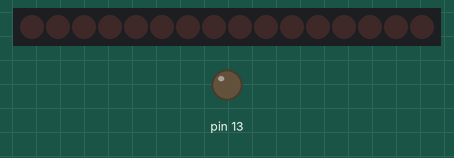
Recording of a sketch running on a simulated Arduino Uno, built with avr-gcc and run on an emulated ATmega328P. Parts: 16 shift-register outputs drawn as a row of LEDs (first output left, lit = HIGH), output pins drawn as LEDs (lit = HIGH). Wiring (inferred from the names in the program): 2 × shift register (74HC595): data pin 2; shift clock pin 3; latch pin 4; OE pin 6; MR pin 5. Wiring (inferred from the signals the program sends): row of LEDs: on Q0, Q1, Q2, Q3, Q4, Q5, Q6, Q7, Q8, Q9, Q10, Q11, Q12, Q13, Q14, Q15. Pins used as bus, display or sensor lines are not drawn.

Above: at 0.2 s.
At 1.8 s:
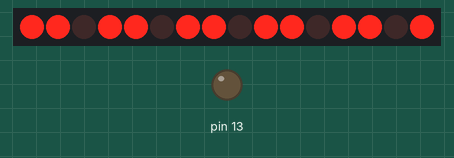
At 3.8 s:
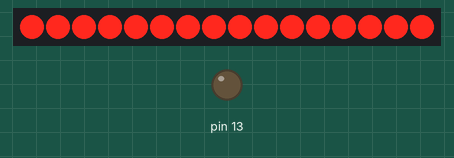
At 5.3 s:
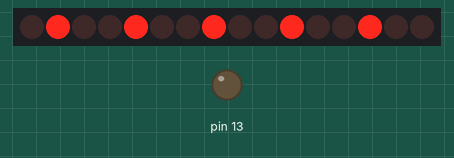
At 6.8 s:
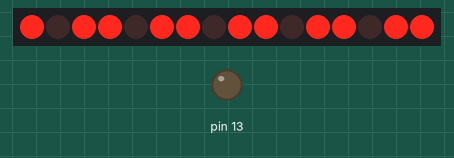
At 8.7 s:
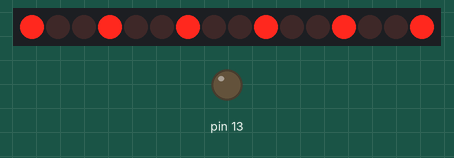
Timing chart, 0 to 10.4 s (numbered marks = the images above):
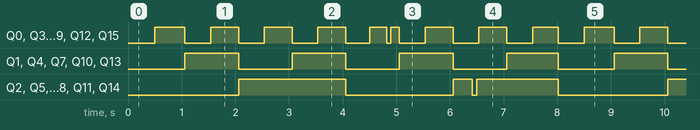

The sketch:

driver.ino
```cpp
#include <Arduino.h>
#include "TimerOne.h"

#include "driver.h"
#include "copilot.h"

uint8 taskDone = 1;
uint8 isrTriggered = 0;
uint8 missedTiming = 0;

void isr(void);

void setup()
{
  pinMode(13, OUTPUT);
  digitalWrite(13, LOW);

  pinMode(MR_PIN_NUM, OUTPUT);
  digitalWrite(MR_PIN_NUM, LOW);
  digitalWrite(MR_PIN_NUM, HIGH);

  pinMode(OE_PIN_NUM, OUTPUT);
  digitalWrite(OE_PIN_NUM, HIGH);

  pinMode(SEROUT_PIN_NUM, OUTPUT);
  digitalWrite(SEROUT_PIN_NUM, LOW);

  pinMode(SRCLK_PIN_NUM, OUTPUT);
  digitalWrite(SRCLK_PIN_NUM, LOW);

  pinMode(STORCLK_PIN_NUM, OUTPUT);
  digitalWrite(STORCLK_PIN_NUM, LOW);

  Timer1.initialize(1000);
  Timer1.attachInterrupt(isr);
}

void loop()
{
  if (isrTriggered)
  {
    isrTriggered = 0;
    step();
    taskDone = 1;
  }

  if (missedTiming)
  {
    digitalWrite(13, HIGH);
  }
}

void shiftOut(uint32 output)
{
  char shiftReg;
  char bitIndex;
  char outBit;
  char outputValue;

  //storage register low, clock low.
  CLEAR_PINS_0_7(STORCLK | SRCLK);

  for (shiftReg = 0; shiftReg < NUM_SHIFT_REGS; shiftReg++)
  {
    outputValue = output >> ((NUM_SHIFT_REGS - shiftReg - 1) * 8);

    for (bitIndex = 0; bitIndex < 8; bitIndex++)
    {
      outBit = 1 &
               (outputValue  >>
                (8 - bitIndex - 1));

      //Set serial input line.
      if (outBit)
      {
        SET_PINS_0_7(SEROUT);
      }
      else
      {
        CLEAR_PINS_0_7(SEROUT);
      }

      SET_PINS_0_7(SRCLK); //rising edge commits bit
      CLEAR_PINS_0_7(SRCLK); //go low on clock

      CLEAR_PINS_0_7(SEROUT); //from tutorial, prevents "bleed through"
    }
  }

  SET_PINS_0_7(OE);      //output off
  SET_PINS_0_7(STORCLK); //storage register commit bits
  CLEAR_PINS_0_7(OE);    //output enable
}

void isr(void)
{
  if (!taskDone)
  {
    missedTiming = 1;
  }
  isrTriggered = 1;
  taskDone = 0;
}
```

copilot.cpp
```cpp
#include <stdbool.h>
#include <stdint.h>


#include "copilot.h"


static uint64_t __global_clock = 0;


static const uint32_t __coverage_len = 1;
static uint32_t __coverage[1] = {0};
static uint32_t __coverage_index = 0;
struct {  /* state */
  struct {  /* copilot */
    uint32_t queue_buffer_str0[1];
    uint16_t queue_pointer_str0;
    uint32_t tmp0;
  } copilot;
} state =
{  /* state */
  {  /* copilot */
    /* queue_buffer_str0 */
    { 0UL
    },
    /* queue_pointer_str0 */  0,
    /* tmp0 */  0UL
  }
};

/* copilot.update_state_s0 */
static void __r1() {
  bool __0 = true;
  uint16_t __1 = state.copilot.queue_pointer_str0;
  uint16_t __2 = 0;
  uint16_t __3 = __1 + __2;
  uint16_t __4 = 1;
  uint16_t __5 = __3 % __4;
  uint32_t __6 = state.copilot.queue_buffer_str0[__5];
  uint32_t __7 = 1UL;
  uint32_t __8 = __6 + __7;
  if (__0) {
    __coverage[0] = __coverage[0] | (1 << 1);
  }
  state.copilot.tmp0 = __8;
}

/* copilot.fire_trigger_shiftOut */
static void __r0() {
  bool __0 = true;
  uint16_t __1 = state.copilot.queue_pointer_str0;
  uint16_t __2 = 0;
  uint16_t __3 = __1 + __2;
  uint16_t __4 = 1;
  uint16_t __5 = __3 % __4;
  uint32_t __6 = state.copilot.queue_buffer_str0[__5];
  uint32_t __7 = 20UL;
  uint32_t __8 = __6 % __7;
  uint32_t __9 = 40UL;
  uint32_t __10 = __6 / __9;
  uint32_t __11 = __10 % __9;
  uint32_t __12 = __11 / __7;
  uint32_t __13 = 0UL;
  bool __14 = __12 == __13;
  uint32_t __15 = __11 % __7;
  uint32_t __16 = __7 - __15;
  uint32_t __17 = __14 ? __11 : __16;
  bool __18 = __8 < __17;
  uint32_t __19 = 500UL;
  uint32_t __20 = __6 / __19;
  uint32_t __21 = __18 ? __20 : __13;
  uint32_t __22 = 3UL;
  uint32_t __23 = __21 << __22;
  uint32_t __24 = 7UL;
  uint32_t __25 = __21 & __24;
  uint32_t __26 = __23 | __25;
  uint32_t __27 = __26 << __22;
  uint32_t __28 = __27 | __25;
  uint32_t __29 = __28 << __22;
  uint32_t __30 = __29 | __25;
  uint32_t __31 = __30 << __22;
  uint32_t __32 = __31 | __25;
  uint32_t __33 = __32 << __22;
  uint32_t __34 = __33 | __25;
  uint32_t __35 = __34 << __22;
  uint32_t __36 = __35 | __25;
  uint32_t __37 = __36 << __22;
  uint32_t __38 = __37 | __25;
  uint32_t __39 = __38 << __22;
  uint32_t __40 = __39 | __25;
  uint32_t __41 = __40 << __22;
  uint32_t __42 = __41 | __25;
  uint32_t __43 = __42 << __22;
  uint32_t __44 = __43 | __25;
  uint32_t __45 = __44 << __22;
  uint32_t __46 = __45 | __25;
  uint32_t __47 = __46 << __22;
  uint32_t __48 = __47 | __25;
  uint32_t __49 = __48 << __22;
  uint32_t __50 = __49 | __25;
  uint32_t __51 = __50 << __22;
  uint32_t __52 = __51 | __25;
  uint32_t __53 = __52 << __22;
  uint32_t __54 = __53 | __25;
  uint32_t __55 = __54 << __22;
  uint32_t __56 = __55 | __25;
  uint32_t __57 = __56 << __22;
  uint32_t __58 = __57 | __25;
  uint32_t __59 = __58 << __22;
  uint32_t __60 = __59 | __25;
  uint32_t __61 = __60 << __22;
  uint32_t __62 = __61 | __25;
  uint32_t __63 = __62 << __22;
  uint32_t __64 = __63 | __25;
  uint32_t __65 = __64 << __22;
  uint32_t __66 = __65 | __25;
  uint32_t __67 = __66 << __22;
  uint32_t __68 = __67 | __25;
  uint32_t __69 = __68 << __22;
  uint32_t __70 = __69 | __25;
  uint32_t __71 = __70 << __22;
  uint32_t __72 = __71 | __25;
  if (__0) {
    shiftOut(__72);
    __coverage[0] = __coverage[0] | (1 << 0);
  }
}

/* copilot.update_buffer_s0 */
static void __r2() {
  bool __0 = true;
  uint32_t __1 = state.copilot.tmp0;
  uint16_t __2 = state.copilot.queue_pointer_str0;
  uint16_t __3 = 1;
  uint16_t __4 = __2 + __3;
  bool __5 = __4 < __3;
  uint16_t __6 = 0;
  uint16_t __7 = __5 ? __4 : __6;
  if (__0) {
    __coverage[0] = __coverage[0] | (1 << 2);
  }
  state.copilot.queue_buffer_str0[__2] = __1;
  state.copilot.queue_pointer_str0 = __7;
}


static void __assertion_checks() {
}


void copilot()
{

  {
    static uint8_t __scheduling_clock = 4;
    if (__scheduling_clock == 0) {
      __assertion_checks(); __r1();  /* copilot.update_state_s0 */
      __scheduling_clock = 7;
    }
    else {
      __scheduling_clock = __scheduling_clock - 1;
    }
  }
  {
    static uint8_t __scheduling_clock = 5;
    if (__scheduling_clock == 0) {
      __assertion_checks(); __r0();  /* copilot.fire_trigger_shiftOut */
      __scheduling_clock = 7;
    }
    else {
      __scheduling_clock = __scheduling_clock - 1;
    }
  }
  {
    static uint8_t __scheduling_clock = 7;
    if (__scheduling_clock == 0) {
      __assertion_checks(); __r2();  /* copilot.update_buffer_s0 */
      __scheduling_clock = 7;
    }
    else {
      __scheduling_clock = __scheduling_clock - 1;
    }
  }

  __global_clock = __global_clock + 1;

}

void step()
{
  copilot();copilot();copilot();copilot();copilot();copilot();copilot();copilot();
}
```

copilot.h
```cpp
/* Generated by Copilot Core. */

#include <stdint.h>
#include <stdbool.h>

/* Observers (defined by Copilot): */


/* Triggers (must be defined by user): */

void shiftOut(uint32_t);

/* External variables (must be defined by user): */


/* External arrays (must be defined by user): */


/* External functions (must be defined by user): */


/* Step function: */

void step();
```

driver.h
```cpp
#ifndef __SHIFTY_DRIVER__
#define __SHIFTY_DRIVER__


#define NUM_SHIFT_REGS 2

//0 and 1 ommited as they are reserved for serial communication.
#define PIN_2 (B00000100)
#define PIN_3 (B00001000)
#define PIN_4 (B00010000)
#define PIN_5 (B00100000)
#define PIN_6 (B01000000)
#define PIN_7 (B10000000)
#define SET_PINS_0_7(bits) (PORTD = PORTD | (bits & B11111100))
#define CLEAR_PINS_0_7(bits) (PORTD = PORTD & ~(bits & B11111100))
#define GET_PINS_0_7 PIND

//6 and 7 ommited as they are reserved the crystal oscillator.
#define PIN_0 (B00000001)
#define PIN_1 (B00000010)
#define PIN_2 (B00000100)
#define PIN_3 (B00001000)
#define PIN_4 (B00010000)
#define PIN_5 (B00100000)
#define SET_PINS_8_13(bits) (PORTB = PORTB | (bits & B00111111))
#define CLEAR_PINS_8_13(bits) (PORTB = PORTB & ~(bits & B00111111))
#define GET_PINS_8_13 PINB

//Output enable (active low)
#define OE_PIN_NUM 6
#define OE PIN_6

//Shift register clock
#define SRCLK_PIN_NUM 3
#define SRCLK PIN_3

//Storage Register Clock
#define STORCLK_PIN_NUM 4
#define STORCLK PIN_4

//Master Reset
#define MR_PIN_NUM 5
#define MR PIN_5

//Serial out
#define SEROUT_PIN_NUM 2
#define SEROUT PIN_2


typedef unsigned char uint8;
typedef signed char int8;
typedef unsigned int uint16;
typedef int int16;
typedef unsigned long int uint32;
typedef long int int32;


#endif
```

Measured:
- by itself, Q1, Q4, Q7, Q10, Q13: alternates HIGH for 1.0 s and LOW for 1.0 s
- by itself, Q2, Q5, Q8, Q11, Q14: repeats every 8.0 s: LOW 2.0 s, HIGH 0.36 s, LOW 0.08 s, HIGH 1.5 s, LOW 2.0 s, HIGH 2.0 s
- by itself, Q0, Q3, Q6, Q9, Q12, Q15: repeats every 8.0 s: 3 × (LOW 0.48 s, HIGH 0.52 s), LOW 0.44 s, HIGH 0.32 s, LOW 0.08 s, HIGH 0.16 s, 2 × (LOW 0.48 s, HIGH 0.52 s), LOW 0.48 s, HIGH 0.48 s, LOW 0.48 s, HIGH 0.56 s
